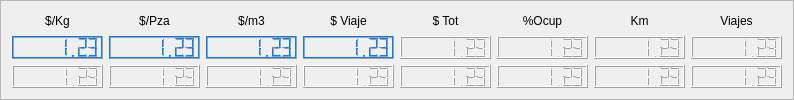
                 <widget class="QFrame" name="frame_42">
                  <property name="frameShape">
                   <enum>QFrame::StyledPanel</enum>
                  </property>
                  <property name="frameShadow">
                   <enum>QFrame::Raised</enum>
                  </property>
                  <layout class="QGridLayout" name="gridLayout_41">
                   <item row="0" column="0">
                    <widget class="QLabel" name="label_55">
                     <property name="text">
                      <string>$/Kg</string>
                     </property>
                     <property name="alignment">
                      <set>Qt::AlignCenter</set>
                     </property>
                    </widget>
                   </item>
                   <item row="0" column="1">
                    <widget class="QLabel" name="label_70">
                     <property name="text">
                      <string>$/Pza</string>
                     </property>
                     <property name="alignment">
                      <set>Qt::AlignCenter</set>
                     </property>
                    </widget>
                   </item>
                   <item row="0" column="2">
                    <widget class="QLabel" name="label_71">
                     <property name="text">
                      <string>$/m3</string>
                     </property>
                     <property name="alignment">
                      <set>Qt::AlignCenter</set>
                     </property>
                    </widget>
                   </item>
                   <item row="0" column="3">
                    <widget class="QLabel" name="label_111">
                     <property name="text">
                      <string>$ Viaje</string>
                     </property>
                     <property name="alignment">
                      <set>Qt::AlignCenter</set>
                     </property>
                    </widget>
                   </item>
                   <item row="0" column="4">
                    <widget class="QLabel" name="label_112">
                     <property name="text">
                      <string>$ Tot</string>
                     </property>
                     <property name="alignment">
                      <set>Qt::AlignCenter</set>
                     </property>
                    </widget>
                   </item>
                   <item row="0" column="5">
                    <widget class="QLabel" name="label_113">
                     <property name="text">
                      <string>%Ocup</string>
                     </property>
                     <property name="alignment">
                      <set>Qt::AlignCenter</set>
                     </property>
                    </widget>
                   </item>
                   <item row="0" column="6">
                    <widget class="QLabel" name="label_114">
                     <property name="text">
                      <string>Km</string>
                     </property>
                     <property name="alignment">
                      <set>Qt::AlignCenter</set>
                     </property>
                    </widget>
                   </item>
                   <item row="0" column="7">
                    <widget class="QLabel" name="label_115">
                     <property name="text">
                      <string>Viajes</string>
                     </property>
                     <property name="alignment">
                      <set>Qt::AlignCenter</set>
                     </property>
                    </widget>
                   </item>
                   <item row="1" column="0">
                    <widget class="QLCDNumber" name="lcdNumberCostoKgAuto">
                     <property name="palette">
                      <palette>
                       <active>
                        <colorrole role="Light">
                         <brush brushstyle="SolidPattern">
                          <color alpha="255">
                           <red>0</red>
                           <green>128</green>
                           <blue>255</blue>
                          </color>
                         </brush>
                        </colorrole>
                       </active>
                       <inactive>
                        <colorrole role="Light">
                         <brush brushstyle="SolidPattern">
                          <color alpha="255">
                           <red>0</red>
                           <green>128</green>
                           <blue>255</blue>
                          </color>
                         </brush>
                        </colorrole>
                       </inactive>
                       <disabled>
                        <colorrole role="Light">
                         <brush brushstyle="SolidPattern">
                          <color alpha="255">
                           <red>0</red>
                           <green>128</green>
                           <blue>255</blue>
                          </color>
                         </brush>
                        </colorrole>
                       </disabled>
                      </palette>
                     </property>
                     <property name="frameShadow">
                      <enum>QFrame::Raised</enum>
                     </property>
                     <property name="smallDecimalPoint">
                      <bool>false</bool>
                     </property>
                     <property name="digitCount">
                      <number>8</number>
                     </property>
                     <property name="value" stdset="0">
                      <double>1.230000000000000</double>
                     </property>
                    </widget>
                   </item>
                   <item row="1" column="1">
                    <widget class="QLCDNumber" name="lcdNumberCostoPiezaAuto">
                     <property name="palette">
                      <palette>
                       <active>
                        <colorrole role="Light">
                         <brush brushstyle="SolidPattern">
                          <color alpha="255">
                           <red>0</red>
                           <green>128</green>
                           <blue>255</blue>
                          </color>
                         </brush>
                        </colorrole>
                       </active>
                       <inactive>
                        <colorrole role="Light">
                         <brush brushstyle="SolidPattern">
                          <color alpha="255">
                           <red>0</red>
                           <green>128</green>
                           <blue>255</blue>
                          </color>
                         </brush>
                        </colorrole>
                       </inactive>
                       <disabled>
                        <colorrole role="Light">
                         <brush brushstyle="SolidPattern">
                          <color alpha="255">
                           <red>0</red>
                           <green>128</green>
                           <blue>255</blue>
                          </color>
                         </brush>
                        </colorrole>
                       </disabled>
                      </palette>
                     </property>
                     <property name="font">
                      <font>
                       <pointsize>9</pointsize>
                       <weight>50</weight>
                       <bold>false</bold>
                      </font>
                     </property>
                     <property name="frameShadow">
                      <enum>QFrame::Raised</enum>
                     </property>
                     <property name="smallDecimalPoint">
                      <bool>false</bool>
                     </property>
                     <property name="digitCount">
                      <number>8</number>
                     </property>
                     <property name="value" stdset="0">
                      <double>1.230000000000000</double>
                     </property>
                    </widget>
                   </item>
                   <item row="1" column="2">
                    <widget class="QLCDNumber" name="lcdNumberCostoM3Auto">
                     <property name="palette">
                      <palette>
                       <active>
                        <colorrole role="Light">
                         <brush brushstyle="SolidPattern">
                          <color alpha="255">
                           <red>0</red>
                           <green>128</green>
                           <blue>255</blue>
                          </color>
                         </brush>
                        </colorrole>
                       </active>
                       <inactive>
                        <colorrole role="Light">
                         <brush brushstyle="SolidPattern">
                          <color alpha="255">
                           <red>0</red>
                           <green>128</green>
                           <blue>255</blue>
                          </color>
                         </brush>
                        </colorrole>
                       </inactive>
                       <disabled>
                        <colorrole role="Light">
                         <brush brushstyle="SolidPattern">
                          <color alpha="255">
                           <red>0</red>
                           <green>128</green>
                           <blue>255</blue>
                          </color>
                         </brush>
                        </colorrole>
                       </disabled>
                      </palette>
                     </property>
                     <property name="font">
                      <font>
                       <pointsize>9</pointsize>
                       <weight>50</weight>
                       <bold>false</bold>
                      </font>
                     </property>
                     <property name="frameShadow">
                      <enum>QFrame::Raised</enum>
                     </property>
                     <property name="smallDecimalPoint">
                      <bool>false</bool>
                     </property>
                     <property name="digitCount">
                      <number>8</number>
                     </property>
                     <property name="value" stdset="0">
                      <double>1.230000000000000</double>
                     </property>
                    </widget>
                   </item>
                   <item row="1" column="3">
                    <widget class="QLCDNumber" name="lcdNumberCostoViajeAuto">
                     <property name="palette">
                      <palette>
                       <active>
                        <colorrole role="Light">
                         <brush brushstyle="SolidPattern">
                          <color alpha="255">
                           <red>0</red>
                           <green>128</green>
                           <blue>255</blue>
                          </color>
                         </brush>
                        </colorrole>
                       </active>
                       <inactive>
                        <colorrole role="Light">
                         <brush brushstyle="SolidPattern">
                          <color alpha="255">
                           <red>0</red>
                           <green>128</green>
                           <blue>255</blue>
                          </color>
                         </brush>
                        </colorrole>
                       </inactive>
                       <disabled>
                        <colorrole role="Light">
                         <brush brushstyle="SolidPattern">
                          <color alpha="255">
                           <red>0</red>
                           <green>128</green>
                           <blue>255</blue>
                          </color>
                         </brush>
                        </colorrole>
                       </disabled>
                      </palette>
                     </property>
                     <property name="font">
                      <font>
                       <pointsize>9</pointsize>
                       <weight>50</weight>
                       <bold>false</bold>
                      </font>
                     </property>
                     <property name="frameShadow">
                      <enum>QFrame::Raised</enum>
                     </property>
                     <property name="smallDecimalPoint">
                      <bool>false</bool>
                     </property>
                     <property name="digitCount">
                      <number>8</number>
                     </property>
                     <property name="value" stdset="0">
                      <double>1.230000000000000</double>
                     </property>
                    </widget>
                   </item>
                   <item row="1" column="4">
                    <widget class="QLCDNumber" name="lcdNumberCostoTotalAuto">
                     <property name="font">
                      <font>
                       <pointsize>9</pointsize>
                       <weight>50</weight>
                       <bold>false</bold>
                      </font>
                     </property>
                     <property name="frameShadow">
                      <enum>QFrame::Raised</enum>
                     </property>
                     <property name="smallDecimalPoint">
                      <bool>false</bool>
                     </property>
                     <property name="digitCount">
                      <number>8</number>
                     </property>
                     <property name="value" stdset="0">
                      <double>1.230000000000000</double>
                     </property>
                    </widget>
                   </item>
                   <item row="1" column="5">
                    <widget class="QLCDNumber" name="lcdNumberOcupacionAuto">
                     <property name="font">
                      <font>
                       <pointsize>9</pointsize>
                       <weight>50</weight>
                       <bold>false</bold>
                      </font>
                     </property>
                     <property name="frameShadow">
                      <enum>QFrame::Raised</enum>
                     </property>
                     <property name="smallDecimalPoint">
                      <bool>false</bool>
                     </property>
                     <property name="digitCount">
                      <number>8</number>
                     </property>
                     <property name="value" stdset="0">
                      <double>1.230000000000000</double>
                     </property>
                    </widget>
                   </item>
                   <item row="1" column="6">
                    <widget class="QLCDNumber" name="lcdNumberKmAuto">
                     <property name="font">
                      <font>
                       <pointsize>9</pointsize>
                       <weight>50</weight>
                       <bold>false</bold>
                      </font>
                     </property>
                     <property name="frameShadow">
                      <enum>QFrame::Raised</enum>
                     </property>
                     <property name="smallDecimalPoint">
                      <bool>false</bool>
                     </property>
                     <property name="digitCount">
                      <number>8</number>
                     </property>
                     <property name="value" stdset="0">
                      <double>1.230000000000000</double>
                     </property>
                    </widget>
                   </item>
                   <item row="1" column="7">
                    <widget class="QLCDNumber" name="lcdNumberViajesAuto">
                     <property name="font">
                      <font>
                       <pointsize>9</pointsize>
                       <weight>50</weight>
                       <bold>false</bold>
                      </font>
                     </property>
                     <property name="frameShadow">
                      <enum>QFrame::Raised</enum>
                     </property>
                     <property name="smallDecimalPoint">
                      <bool>false</bool>
                     </property>
                     <property name="digitCount">
                      <number>8</number>
                     </property>
                     <property name="value" stdset="0">
                      <double>1.230000000000000</double>
                     </property>
                    </widget>
                   </item>
                   <item row="2" column="0">
                    <widget class="QLCDNumber" name="lcdNumberCostoKgDifAuto">
                     <property name="font">
                      <font>
                       <pointsize>9</pointsize>
                       <weight>50</weight>
                       <bold>false</bold>
                      </font>
                     </property>
                     <property name="frameShadow">
                      <enum>QFrame::Raised</enum>
                     </property>
                     <property name="smallDecimalPoint">
                      <bool>false</bool>
                     </property>
                     <property name="digitCount">
                      <number>8</number>
                     </property>
                     <property name="value" stdset="0">
                      <double>1.230000000000000</double>
                     </property>
                    </widget>
                   </item>
                   <item row="2" column="1">
                    <widget class="QLCDNumber" name="lcdNumberCostoPiezaDifAuto">
                     <property name="font">
                      <font>
                       <pointsize>9</pointsize>
                       <weight>50</weight>
                       <bold>false</bold>
                      </font>
                     </property>
                     <property name="frameShadow">
                      <enum>QFrame::Raised</enum>
                     </property>
                     <property name="smallDecimalPoint">
                      <bool>false</bool>
                     </property>
                     <property name="digitCount">
                      <number>8</number>
                     </property>
                     <property name="value" stdset="0">
                      <double>1.230000000000000</double>
                     </property>
                    </widget>
                   </item>
                   <item row="2" column="2">
                    <widget class="QLCDNumber" name="lcdNumberCostoM3DifAuto">
                     <property name="font">
                      <font>
                       <pointsize>9</pointsize>
                       <weight>50</weight>
                       <bold>false</bold>
                      </font>
                     </property>
                     <property name="frameShadow">
                      <enum>QFrame::Raised</enum>
                     </property>
                     <property name="smallDecimalPoint">
                      <bool>false</bool>
                     </property>
                     <property name="digitCount">
                      <number>8</number>
                     </property>
                     <property name="value" stdset="0">
                      <double>1.230000000000000</double>
                     </property>
                    </widget>
                   </item>
                   <item row="2" column="3">
                    <widget class="QLCDNumber" name="lcdNumberCostoViajeDifAuto">
                     <property name="font">
                      <font>
                       <pointsize>9</pointsize>
                       <weight>50</weight>
                       <bold>false</bold>
                      </font>
                     </property>
                     <property name="frameShadow">
                      <enum>QFrame::Raised</enum>
                     </property>
                     <property name="smallDecimalPoint">
                      <bool>false</bool>
                     </property>
                     <property name="digitCount">
                      <number>8</number>
                     </property>
                     <property name="value" stdset="0">
                      <double>1.230000000000000</double>
                     </property>
                    </widget>
                   </item>
                   <item row="2" column="4">
                    <widget class="QLCDNumber" name="lcdNumberCostoTotalDifAuto">
                     <property name="font">
                      <font>
                       <pointsize>9</pointsize>
                       <weight>50</weight>
                       <bold>false</bold>
                      </font>
                     </property>
                     <property name="frameShadow">
                      <enum>QFrame::Raised</enum>
                     </property>
                     <property name="smallDecimalPoint">
                      <bool>false</bool>
                     </property>
                     <property name="digitCount">
                      <number>8</number>
                     </property>
                     <property name="value" stdset="0">
                      <double>1.230000000000000</double>
                     </property>
                    </widget>
                   </item>
                   <item row="2" column="5">
                    <widget class="QLCDNumber" name="lcdNumberOcupacionDifAuto">
                     <property name="font">
                      <font>
                       <pointsize>9</pointsize>
                       <weight>50</weight>
                       <bold>false</bold>
                      </font>
                     </property>
                     <property name="frameShadow">
                      <enum>QFrame::Raised</enum>
                     </property>
                     <property name="smallDecimalPoint">
                      <bool>false</bool>
                     </property>
                     <property name="digitCount">
                      <number>8</number>
                     </property>
                     <property name="value" stdset="0">
                      <double>1.230000000000000</double>
                     </property>
                    </widget>
                   </item>
                   <item row="2" column="6">
                    <widget class="QLCDNumber" name="lcdNumberKmDifAuto">
                     <property name="font">
                      <font>
                       <pointsize>9</pointsize>
                       <weight>50</weight>
                       <bold>false</bold>
                      </font>
                     </property>
                     <property name="frameShadow">
                      <enum>QFrame::Raised</enum>
                     </property>
                     <property name="smallDecimalPoint">
                      <bool>false</bool>
                     </property>
                     <property name="digitCount">
                      <number>8</number>
                     </property>
                     <property name="value" stdset="0">
                      <double>1.230000000000000</double>
                     </property>
                    </widget>
                   </item>
                   <item row="2" column="7">
                    <widget class="QLCDNumber" name="lcdNumberViajesDifAuto">
                     <property name="font">
                      <font>
                       <pointsize>9</pointsize>
                       <weight>50</weight>
                       <bold>false</bold>
                      </font>
                     </property>
                     <property name="frameShadow">
                      <enum>QFrame::Raised</enum>
                     </property>
                     <property name="smallDecimalPoint">
                      <bool>false</bool>
                     </property>
                     <property name="digitCount">
                      <number>8</number>
                     </property>
                     <property name="value" stdset="0">
                      <double>1.230000000000000</double>
                     </property>
                    </widget>
                   </item>
                  </layout>
                 </widget>
